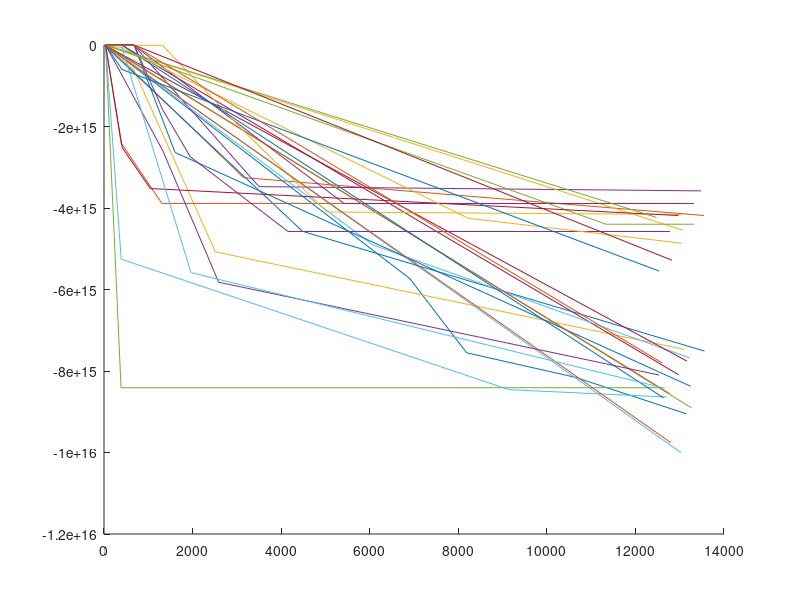

Here is the MATLAB script that generated this plot:
load('allresultseSS.mat');


solution=zeros(30,3);
cost=zeros(30,1);
dist=zeros(30,1);
figure();
for ind=1:30
    this=allresults.results{ind}.nlpsol;
    hold on;
     plot(this.neval,this.f);
end


matr=[solution,cost,dist];
% figure();
% load('lastresult3.mat');
% for ind=1:4
%     ne=result.results{ind}.nlpsol.neval;
%     cost=result.results{ind}.nlpsol.conv_curve(:,2);
%     %ne=[repelem(ne,2),2e4];
%    % ne=ne(2:end);
%     %cost=repelem(cost,2);
%     plot(ne,log(cost));
%     hold on;
% end
% load('lastresult4.mat');
% for ind=1:4
%     ne=result.results{ind}.nlpsol.neval;
%     cost=result.results{ind}.nlpsol.conv_curve(:,2);
%    % ne=[repelem(ne,2),2e4];
%    % ne=ne(2:end);
%   %  cost=repelem(cost,2);
%     plot(ne,log(cost));
%     hold on;
% end
% load('lastresult5.mat');
% for ind=1:4
%     ne=result.results{ind}.nlpsol.neval;
%     cost=result.results{ind}.nlpsol.conv_curve(:,2);
%   %  ne=[repelem(ne,2),2e4];
%   %  ne=ne(2:end);
%    % cost=repelem(cost,2);
%     plot(ne,log(cost));
%     hold on;
% end